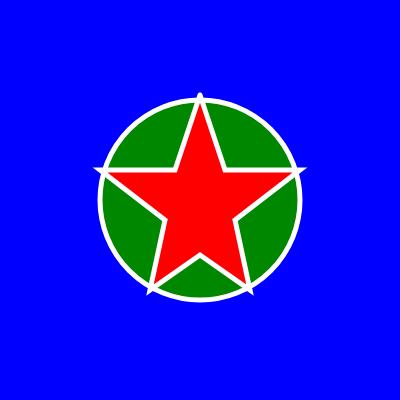
Frame 1 (no input)
Frame 60 (no input): identical to frame 1, image omitted
Frame 120 (the mouse pressed at the canvas centre since frame 60): identical to frame 1, image omitted

The p5.js sketch that drew this single still picture (run headless with seeded random() and noise() and a simulated clock; from frame 60 on, the mouse is pressed at the canvas centre):

// p5.js sketch
// ── sketch.js
function setup() {
  createCanvas(400, 400);
}

function draw() {
  background(0,0,255);

  //creating green background circle
  fill(0, 135, 0);
  strokeWeight(5);
  stroke(255,255,255);
  arc(200, 200, 200, 200, 0, 2 * PI);
  
  fill(255, 0, 0);
  strokeWeight(5);
  stroke(255,255,255);
  beginShape();
  vertex(200, 95);
  vertex(175, 170);
  vertex(100, 170);
  vertex(165, 220);
  vertex(150, 290);
  vertex(200, 255);
  vertex(250, 290);
  vertex(235, 220);
  vertex(300, 170);
  vertex(225, 170);
  vertex(200, 95);
  endShape();
}
